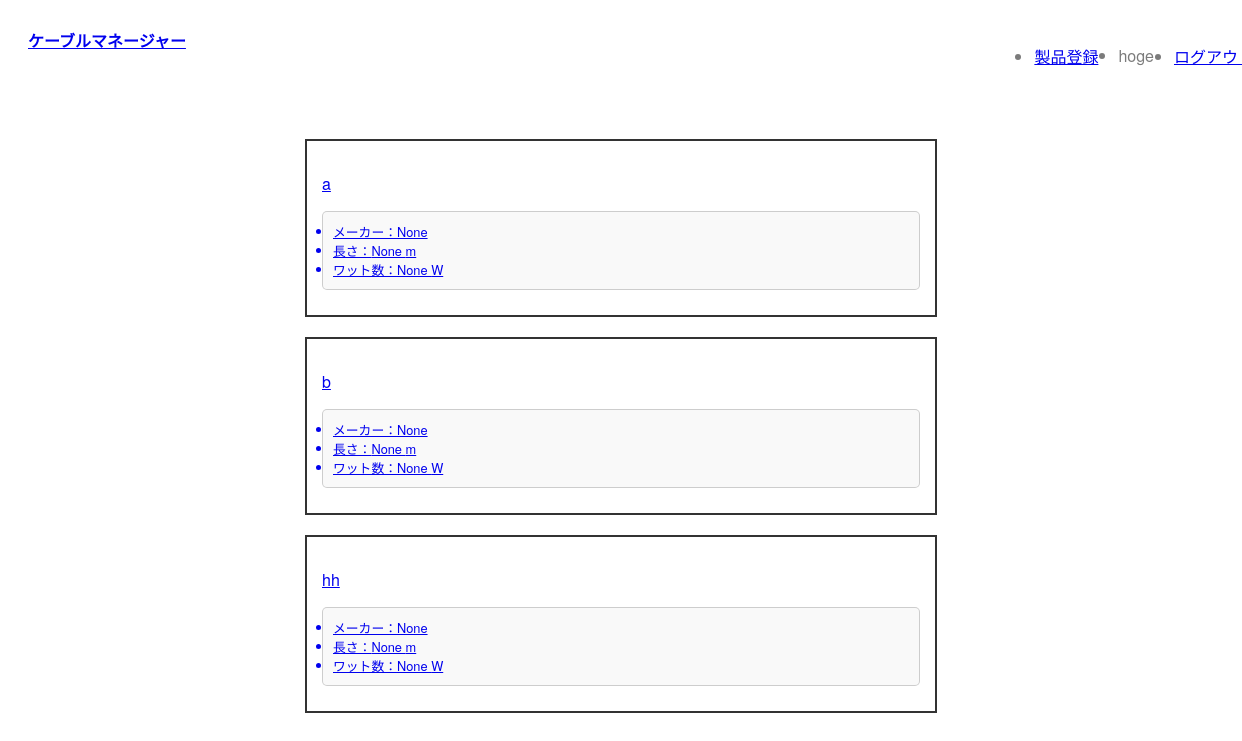
Page / (signed in) on the earlier database version.
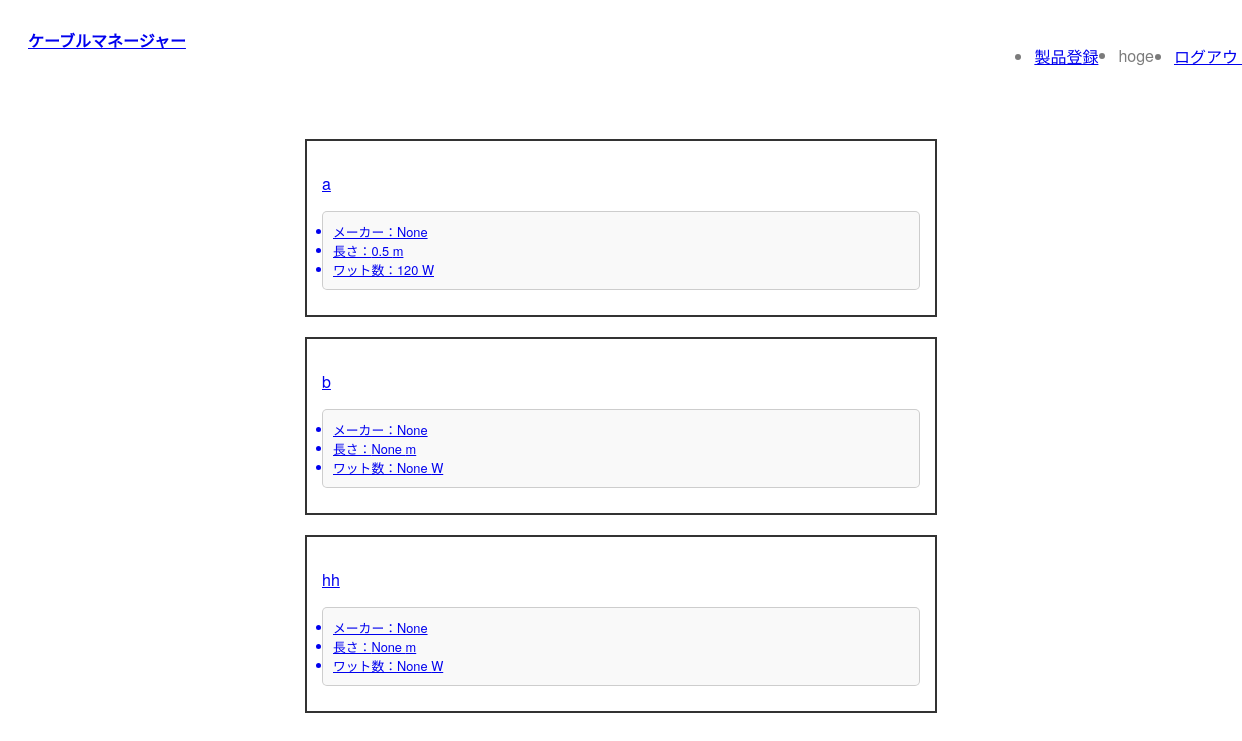
Same page on the later database version.
### manage/models.py (models this page shows, shortened)
class Item(models.Model):
    name = models.CharField(max_length=50)
    user = models.ForeignKey(CustomUser,on_delete=models.CASCADE)
    created = models.DateTimeField(auto_now_add=True)
    modified = models.DateTimeField(auto_now=True)
    date = models.DateField(null=True, blank=True)
    Manufacturer = models.CharField(max_length=25, null=True, blank=True)
    Store = models.CharField(max_length=25, null=True, blank=True)
    length = models.DecimalField(max_digits=4, decimal_places=1, null=True, blank=True)
    watt = models.PositiveIntegerField(null=True, blank=True)
    PD = models.BooleanField(null=True, blank=True)
    thunderbolt = models.PositiveIntegerField(null=True, blank=True)
    comment = models.TextField(null=True, blank=True)

### manage/views.py (the view)
# urls.py: path('', views.index, name='index'),
def index(request):
    Items = Item.objects.all()
    user_id = request.user.id
    context = {
        'Items': Items,
        'User_id': user_id,
    }
    return render(request, 'manage/index.html', context)

### accounts/models.py (called while the page is built)
    def __str__(self):
        return self.username or self.email

### myapp/context_processors.py (called while the page is built)
def debug(request):
    return {'debug': settings.DEBUG}

### manage/templates/manage/index.html (shortened to what this page needs)
{% extends "base.html" %}
{% block content %}
<main class="index">
    {% if request.user.is_authenticated %}
        <div class="cards">
            {% for Item in Items %}
                {% if Item.user.id == User_id %}
                    <a href='{% url "manage:detail" Item.id %}'>
                    <div class="card">
                            <p>{{ Item.name }}</p>
                            <ul>
                                <li>メーカー：{{ Item.Manufacturer }}</li>
                                <li>長さ：{{ Item.length }} m</li>
                                <li>ワット数：{{ Item.watt }} W</li>
                            </ul>
                        </div>
                    </a>
                {% endif %}
            {% endfor %}
        </div>
    {% endif %}
</main>
{% endblock %}

Differences in the rows shown:
changed Item (number 1 of 3 on the later page): length "None" → "0.5"; watt "None" → "120"
